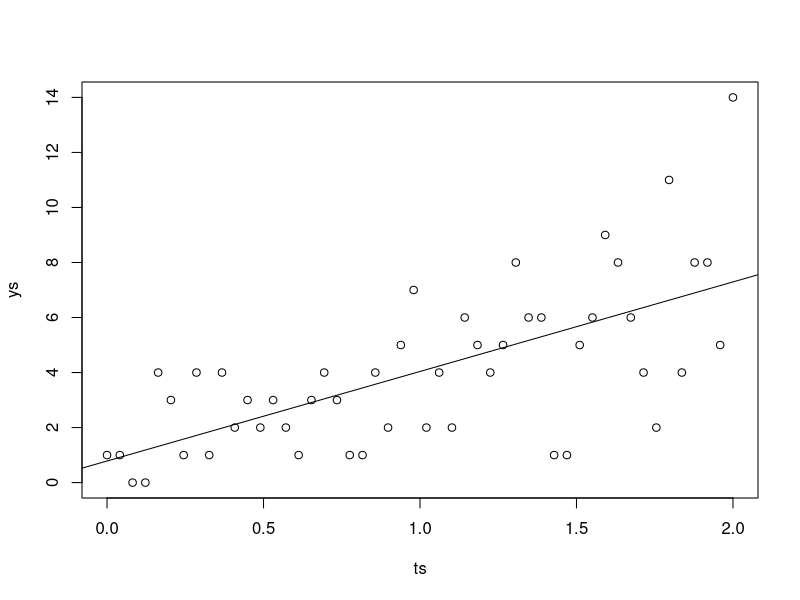
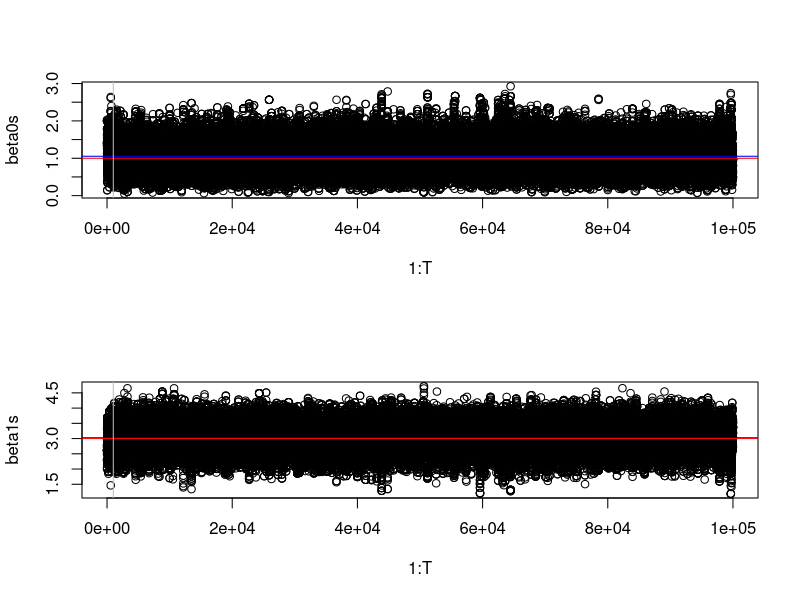
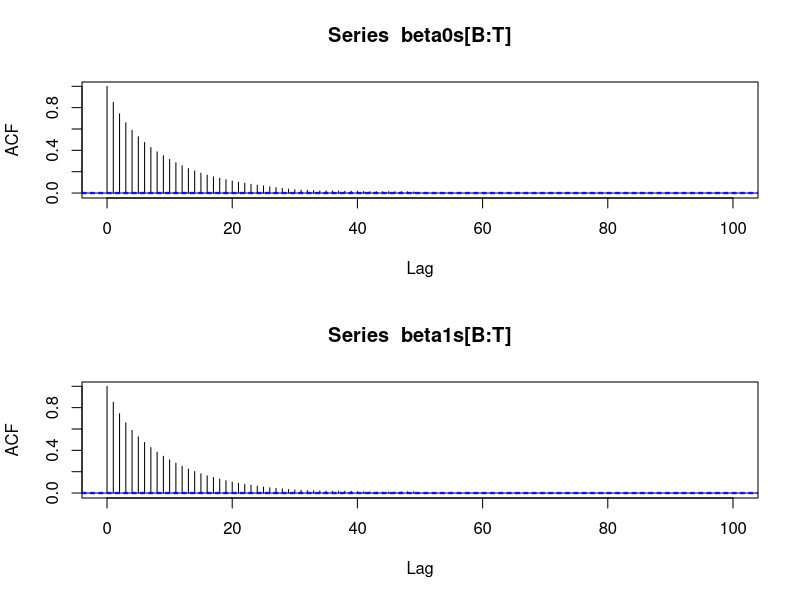
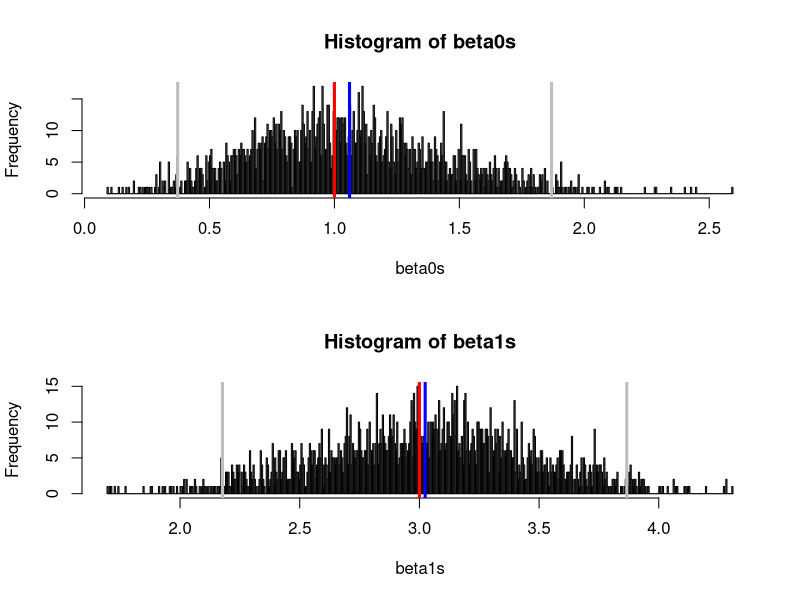

These figures' R source, in order:
#hyperparams
sigma_mh = 0.5 #MH sampling variance


#data
n = 50
true_beta0 = 1
true_beta1 = 3
ts = seq(0, 2, length.out = n)
ys = array(NA, n)
for (i in 1 : n){
	ys[i] = rpois(1, true_beta0 + true_beta1 * ts[i])
}
plot(ts, ys)


mod = lm(ys ~ ts)
coef(mod)
abline(a = coef(mod)[1], b = coef(mod)[2])

#chains
T = 100000
beta0s = array(NA, T)
beta1s = array(NA, T)
#start vals
beta0s[1] = 2
beta1s[1] = 2
accbeta0s = array(TRUE, T)
accbeta1s = array(TRUE, T)

ln_p_beta_0_beta_1_given_y_t = function(b0, b1){
	sum(log(dpois(ys, b0 + b1 * ts)))
}

for (t in 2 : T){
	beta0 = beta0s[t - 1]
	beta1 = beta1s[t - 1]
	
	#sample beta_0 first
	beta0star = rnorm(1, beta0, sigma_mh)
	#calc r
#	r = p_beta_0_beta_1_given_y_t(beta0star, beta1) / dnorm(beta0, beta0star, sigma_mh) / 
#			(p_beta_0_beta_1_given_y_t(beta0, beta1) / dnorm(beta0star, beta0, sigma_mh))
	ln_r = ln_p_beta_0_beta_1_given_y_t(beta0star, beta1) - ln_p_beta_0_beta_1_given_y_t(beta0, beta1)
	if (is.nan(ln_r) || runif(1) > exp(ln_r)){
		#reject
		beta0star = beta0
		accbeta0s[t] = FALSE
	} #o/t accept
	
	#sample beta1 next
	beta1star = rnorm(1, beta1, sigma_mh)
	#calc r
#	r = p_beta_0_beta_1_given_y_t(beta0star, beta1star) / dnorm(beta1, beta1star, sigma_mh) / 
#			(p_beta_0_beta_1_given_y_t(beta0star, beta1) / dnorm(beta1star, beta1, sigma_mh))
	ln_r = ln_p_beta_0_beta_1_given_y_t(beta0star, beta1star) - ln_p_beta_0_beta_1_given_y_t(beta0star, beta1)
	if (is.nan(ln_r) || runif(1) > exp(ln_r)){
		#reject
		beta1star = beta1
		accbeta1s[t] = FALSE
	} #o/t accept
	
	#record
	beta0s[t] = beta0star
	beta1s[t] = beta1star
}


###assess convergence
B = 1000
par(mfrow = c(2, 1))

plot(1 : T, beta0s)
abline(h = mean(beta0s[B : T]), col = "blue")
abline(h = true_beta0, col = "red")
abline(v = B, col = "grey")

plot(1 : T, beta1s)
abline(h = mean(beta1s[B : T]), col = "blue")
abline(h = true_beta1, col = "red")
abline(v = B, col = "grey")


##assess autocorrelation

par(mfrow = c(2, 1))

acf(beta0s[B : T], xlim = c(0, 100))
acf(beta1s[B : T], xlim = c(0, 100))


#burn and thin
beta0s = beta0s[B : T]
beta0s = beta0s[seq(1, T - B, by = 52)]
beta1s = beta1s[B : T]
beta1s = beta1s[seq(1, T - B, by = 52)]


#look at posteriors with post-exp at 95% CI
par(mfrow = c(2, 1))


hist(beta0s, br = 500)
abline(v = mean(beta0s), col = "blue", lwd = 3)
abline(v = quantile(beta0s, 0.025), col = "grey", lwd = 3)
abline(v = quantile(beta0s, 0.975), col = "grey", lwd = 3)
abline(v = true_beta0, col = "red", lwd = 3)

hist(beta1s, br = 500)
abline(v = mean(beta1s), col = "blue", lwd = 3)
abline(v = quantile(beta1s, 0.025), col = "grey", lwd = 3)
abline(v = quantile(beta1s, 0.975), col = "grey", lwd = 3)
abline(v = true_beta1, col = "red", lwd = 3)


